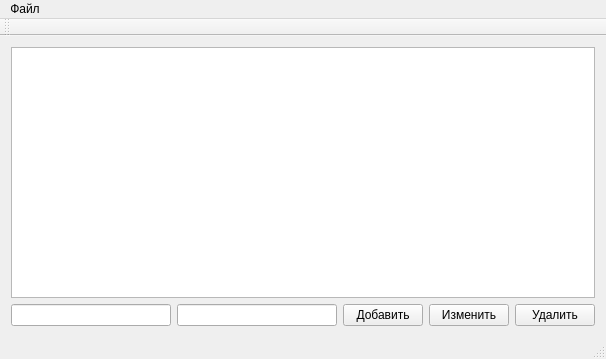
<?xml version="1.0" encoding="UTF-8"?>
<ui version="4.0">
 <class>MainWindow</class>
 <widget class="QMainWindow" name="MainWindow">
  <property name="geometry">
   <rect>
    <x>0</x>
    <y>0</y>
    <width>606</width>
    <height>359</height>
   </rect>
  </property>
  <property name="windowTitle">
   <string>MainWindow</string>
  </property>
  <widget class="QWidget" name="centralWidget">
   <layout class="QGridLayout" name="gridLayout">
    <item row="0" column="0" colspan="5">
     <widget class="QTableView" name="tableView">
      <attribute name="horizontalHeaderDefaultSectionSize">
       <number>150</number>
      </attribute>
     </widget>
    </item>
    <item row="1" column="0">
     <widget class="QLineEdit" name="lineEdit"/>
    </item>
    <item row="1" column="1">
     <widget class="QLineEdit" name="lineEdit_2"/>
    </item>
    <item row="1" column="2">
     <widget class="QPushButton" name="addButton">
      <property name="text">
       <string>Добавить</string>
      </property>
     </widget>
    </item>
    <item row="1" column="3">
     <widget class="QPushButton" name="changeButton">
      <property name="text">
       <string>Изменить</string>
      </property>
     </widget>
    </item>
    <item row="1" column="4">
     <widget class="QPushButton" name="removeButton">
      <property name="text">
       <string>Удалить</string>
      </property>
     </widget>
    </item>
   </layout>
  </widget>
  <widget class="QMenuBar" name="menuBar">
   <property name="geometry">
    <rect>
     <x>0</x>
     <y>0</y>
     <width>606</width>
     <height>21</height>
    </rect>
   </property>
   <widget class="QMenu" name="menu">
    <property name="title">
     <string>Файл</string>
    </property>
    <addaction name="load_action_JSON"/>
    <addaction name="save_action_JSON"/>
   </widget>
   <addaction name="menu"/>
  </widget>
  <widget class="QToolBar" name="mainToolBar">
   <attribute name="toolBarArea">
    <enum>TopToolBarArea</enum>
   </attribute>
   <attribute name="toolBarBreak">
    <bool>false</bool>
   </attribute>
  </widget>
  <widget class="QStatusBar" name="statusBar"/>
  <action name="load_action_JSON">
   <property name="text">
    <string>Загрузить из JSON</string>
   </property>
   <property name="toolTip">
    <string>Загрузить из JSON</string>
   </property>
  </action>
  <action name="save_action_JSON">
   <property name="text">
    <string>Сохранить в JSON</string>
   </property>
  </action>
 </widget>
 <layoutdefault spacing="6" margin="11"/>
 <resources/>
 <connections/>
</ui>
